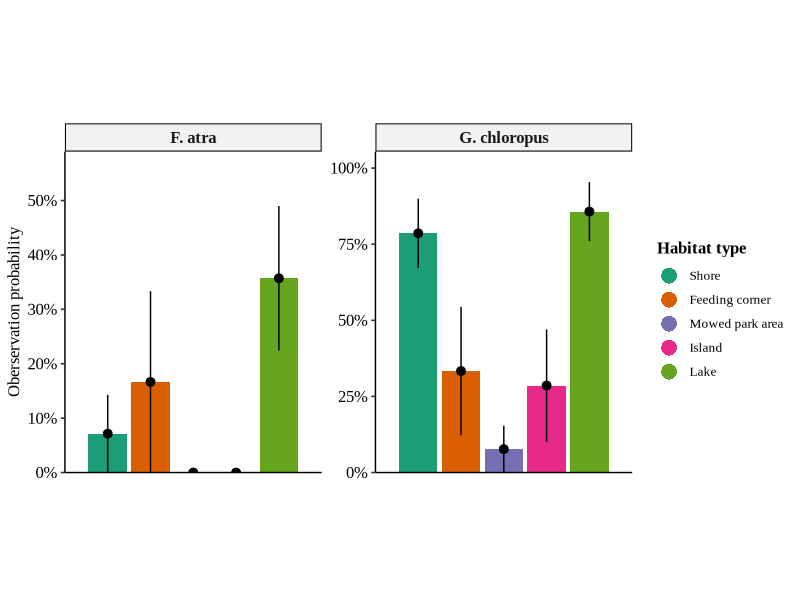

This chart was generated by the following R code: (Note: this script raises an error after producing the figure.)
library(readr)
library(tidyverse)
library(sf)
library(RColorBrewer)
library(ggpubr)

theme_set(
  theme_pubr(legend = "right",
             base_family = "Times New Roman") +
    theme(
      strip.text.x = element_text(face = "bold", size = 12)
    )
)

birds_weather_obs_data <- read_delim("BirdAssignment/combined_weather_and_observations.csv", ";",
                                     locale = locale(
                                       decimal_mark = ",", grouping_mark = "."
                                     ))

birds_weather_obs_data %>% 
  mutate(blishøne_binary = 1 * (Blishøne > 0)) %>% 
  mutate(grønbenet_rørhøne_binary = 1 * (`Grønbenet rørhøne` > 0)) %>% 
  select(c(`Area name`, grønbenet_rørhøne_binary, blishøne_binary)) %>% 
  mutate(`Area name` = factor(str_remove(`Area name`, " *[:digit:]$"))) %>% 
  pivot_longer(!`Area name`, names_to = "bird_species", values_to = "observed") %>% 
  mutate(bird_species = if_else(bird_species == "grønbenet_rørhøne_binary", "G. chloropus", "F. atra")) %>% 
  ggplot(aes(bird_species, observed, fill = `Area name`)) +
  #geom_violin(scale = "width") 
  stat_summary(
    fun.data = mean_se,
    geom = "col",
    position = position_dodge(1),
    key_glyph = draw_key_point
  ) +
  stat_summary(
    fun.data = mean_se,
    position = position_dodge(1),
    show.legend = F
  ) +
  scale_fill_brewer(labels = c("Shore", "Feeding corner", "Mowed park area", "Island", "Lake"),
                    palette = "Dark2") +
  scale_y_continuous(expand = expansion(add = c(0, .1)),
                     labels = scales::label_percent()) +
  facet_wrap(~bird_species, scales = "free") +
  labs(fill = "Habitat type", x = NULL, y = "Oberservation probability") +
  guides(fill = guide_legend(override.aes = list(shape = 21,
                                                 size = 5))) +
  theme(axis.text.x = element_blank(),
        axis.ticks.x = element_blank(),
        legend.title = element_text(face = "bold"),
        aspect.ratio = 1.25)
  

birds_weather_obs_data %>% 
  mutate(blishøne_binary = 1 * (Blishøne > 0)) %>% 
  mutate(grønbenet_rørhøne_binary = 1 * (`Grønbenet rørhøne` > 0)) %>% 
  select(c(`Area name`, grønbenet_rørhøne_binary, blishøne_binary)) %>% 
  mutate(`Area name` = str_remove(`Area name`, " *[:digit:]$")) %>% 
  pivot_longer(!`Area name`, names_to = "bird_species", values_to = "observed") %>% 
  filter(bird_species == "grønbenet_rørhøne_binary") %>% 
  glm(observed ~ `Area name`, data = ., family = "binomial") %>% 
    broom::tidy() %>% 
  kable("html", digits = 3) %>% 
  kable_paper(full_width = F) %>% 
  row_spec(0, bold = T, color = "black")


# Blishøne områdebrug
birds_weather_obs_data %>% 
  mutate(blishøne_binary = 1 * (Blishøne > 0)) %>% 
  mutate(grønbenet_rørhøne_binary = 1 * (`Grønbenet rørhøne` > 0)) %>% 
  select(c(`Area name`, grønbenet_rørhøne_binary, blishøne_binary)) %>% 
  mutate(`Area name` = str_remove(`Area name`, " *[:digit:]$")) %>% 
  pivot_longer(!`Area name`, names_to = "bird_species", values_to = "observed") %>% 
  filter(bird_species == "blishøne_binary") %>% 
  glm(observed ~ `Area name`, data = ., family = "binomial") %>% 
  broom::tidy() %>% 
  kable("html", digits = 3) %>% 
  kable_paper(full_width = F) %>% 
  row_spec(0, bold = T, color = "black") %>% 
  add_footnote("Parameter summary table for binomial GLM investigating mean differences of F. Atra counts in different zones of Universitetsparken. The GLM revealed no differences in mean counts in the different zones", 
               notation = "number") 

library(kableExtra)

birds_weather_obs_data %>% 
  mutate(blishøne_binary = 1 * (Blishøne > 0)) %>% 
  mutate(grønbenet_rørhøne_binary = 1 * (`Grønbenet rørhøne` > 0)) %>% 
  #mutate(weather_status = if_else(Weather == "Fair", "Fair", "Not_fair")) %>% 
  select(c(Weather, `Grønbenet rørhøne`, `Blishøne`)) %>% 
  pivot_longer(!Weather, names_to = "bird_species", values_to = "observed") %>% 
  filter(bird_species == "Blishøne") %>% 
  mutate(
    Weather = Weather %>% 
      factor(levels = c(
        "Fair", "Fog", "Light Rain", "Cloudy", "Mostly Cloudy"
      ))
  ) %>% 
  glm(observed ~ Weather, data = ., family = "poisson") %>% 
  broom::tidy() %>% 
  kable("html", digits = 3) %>% 
  kable_paper(full_width = F) %>% 
  row_spec(0, bold = T, color = "black")
  







  
